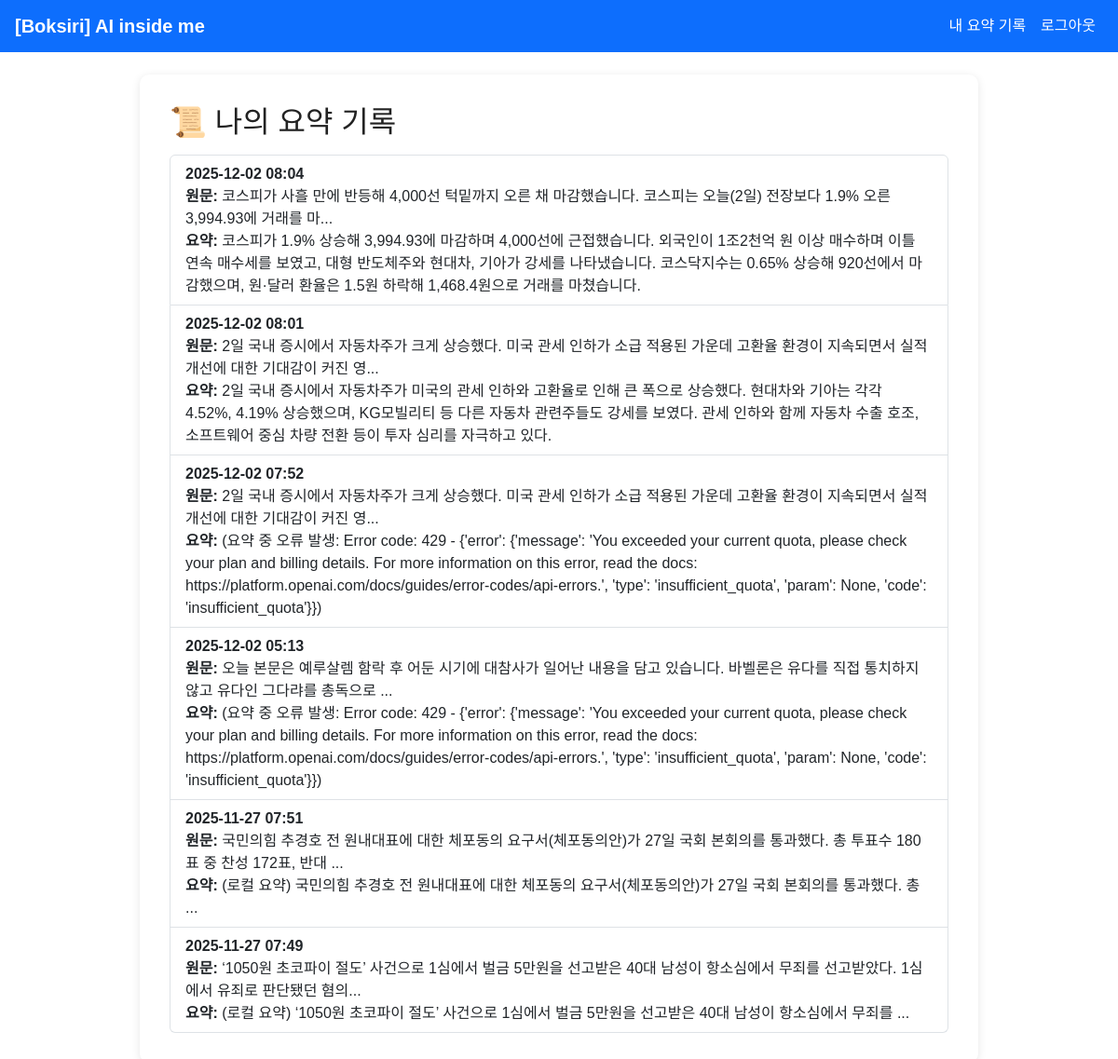
The app's page /history (signed in) with its own data.
### app/models.py (models this page shows)
class Summary(db.Model):
    id = db.Column(db.Integer, primary_key=True)
    text = db.Column(db.Text, nullable=False)
    summary = db.Column(db.Text, nullable=False)
    created_at = db.Column(db.DateTime, default=datetime.utcnow)
    user_id = db.Column(db.Integer, db.ForeignKey('user.id'), nullable=True)

### app/routes/main.py (the view)
@bp.route("/history")
@login_required
def history():
    summaries = (
        Summary.query.filter_by(user_id=current_user.id)
        .order_by(Summary.created_at.desc())
        .all()
    )
    return render_template("history.html", summaries=summaries)

### app/__init__.py (called while the page is built)
@login_manager.user_loader
def load_user(user_id):
    return User.query.get(int(user_id))

### app/templates/history.html
{% extends "base.html" %}
{% block content %}
<h2>📜 나의 요약 기록</h2>
{% if summaries %}
  <ul class="list-group mt-3">
    {% for s in summaries %}
      <li class="list-group-item">
        <div><strong>{{ s.created_at.strftime("%Y-%m-%d %H:%M") }}</strong></div>
        <div><b>원문:</b> {{ s.text[:80] }}...</div>
        <div><b>요약:</b> {{ s.summary }}</div>
      </li>
    {% endfor %}
  </ul>
{% else %}
  <p>아직 저장된 요약이 없습니다.</p>
{% endif %}
{% endblock %}

### app/templates/base.html (shortened to what this page needs)
<!DOCTYPE html>
<html lang="ko">
  <head>
    <link
      href="https://cdn.jsdelivr.net/npm/bootstrap@5.3.0/dist/css/bootstrap.min.css"
      rel="stylesheet"
    />
    <link rel="stylesheet" href="{{ url_for('static', filename='style.css') }}" />
  </head>
  <body>
    <nav class="navbar navbar-expand-lg navbar-dark bg-primary px-3">
      <a class="navbar-brand fw-bold text-white" href="/">[Boksiri] AI inside me</a>
      <div class="collapse navbar-collapse" id="navbarNav">
        <ul class="navbar-nav ms-auto">
          {% if current_user.is_authenticated %}
            <li class="nav-item">
              <a class="nav-link text-white" href="/history">내 요약 기록</a>
            </li>
            <li class="nav-item">
              <a class="nav-link text-white" href="/auth/logout">로그아웃</a>
            </li>
          {% endif %}
        </ul>
      </div>
    </nav>
    <div class="container mt-4">
      {% block content %}{% endblock %}
    </div>
  </body>
</html>

### app/static/style.css (style rules this page uses)
body { font-family: "Noto Sans KR", Arial, sans-serif; color: #333; margin: 0; padding: 0; }
.container { max-width: 900px; margin: 2rem auto; background: white; padding: 2rem; border-radius: 10px; box-shadow: 0 2px 10px rgba(0, 0, 0, 0.1); }
h1, h2, h3 { color: #222; margin-bottom: 1rem; }
a { color: #007bff; text-decoration: none; }
.navbar { background-color: #0d6efd !important; }
.navbar-brand { color: #ffffff !important; }
.navbar-nav .nav-link { color: #ffffff !important; }
.navbar-dark .navbar-brand { color: #ffffff !important; }

### records on screen
Summary: created_at "2025-12-02 08:04", text "코스피가 사흘 만에 반등해 4,000선 턱밑까지 오른 채 마감했습니다. 코스피는 오늘(2일) 전장보다 1.9% 오른 3,994.93에 거래를 마", summary "코스피가 1.9% 상승해 3,994.93에 마감하며 4,000선에 근접했습니다. 외국인이 1조2천억 원 이상 매수하며 이틀 연속 매수세를 보였고, 대형 반도체주와 현대차, 기아가 강세를 나타냈습니다. 코스닥지수는 0.65% 상승해 920선에서 마감했으며, 원·달러 환율은 1.5원 하락해 1,468.4원으로 거래를 마쳤습니다."
Summary: created_at "2025-12-02 08:01", text "2일 국내 증시에서 자동차주가 크게 상승했다. 미국 관세 인하가 소급 적용된 가운데 고환율 환경이 지속되면서 실적 개선에 대한 기대감이 커진 영", summary "2일 국내 증시에서 자동차주가 미국의 관세 인하와 고환율로 인해 큰 폭으로 상승했다. 현대차와 기아는 각각 4.52%, 4.19% 상승했으며, KG모빌리티 등 다른 자동차 관련주들도 강세를 보였다. 관세 인하와 함께 자동차 수출 호조, 소프트웨어 중심 차량 전환 등이 투자 심리를 자극하고 있다."
Summary: created_at "2025-12-02 07:52", text "2일 국내 증시에서 자동차주가 크게 상승했다. 미국 관세 인하가 소급 적용된 가운데 고환율 환경이 지속되면서 실적 개선에 대한 기대감이 커진 영", summary "(요약 중 오류 발생: Error code: 429 - {'error': {'message': 'You exceeded your current quota, please check your plan and billing details. For more information on this error, read the docs: https://platform.openai.com/docs/guides/error-codes/api-errors.', 'type': 'insufficient_quota', 'param': None, 'code': 'insufficient_quota'}})"
Summary: created_at "2025-12-02 05:13", text "오늘 본문은 예루살렘 함락 후 어둔 시기에 대참사가 일어난 내용을 담고 있습니다. 바벨론은 유다를 직접 통치하지 않고 유다인 그다랴를 총독으로", summary "(요약 중 오류 발생: Error code: 429 - {'error': {'message': 'You exceeded your current quota, please check your plan and billing details. For more information on this error, read the docs: https://platform.openai.com/docs/guides/error-codes/api-errors.', 'type': 'insufficient_quota', 'param': None, 'code': 'insufficient_quota'}})"
Summary: created_at "2025-11-27 07:51", text "국민의힘 추경호 전 원내대표에 대한 체포동의 요구서(체포동의안)가 27일 국회 본회의를 통과했다. 총 투표수 180표 중 찬성 172표, 반대", summary "(로컬 요약) 국민의힘 추경호 전 원내대표에 대한 체포동의 요구서(체포동의안)가 27일 국회 본회의를 통과했다. 총 ..."
Summary: created_at "2025-11-27 07:49", text "‘1050원 초코파이 절도’ 사건으로 1심에서 벌금 5만원을 선고받은 40대 남성이 항소심에서 무죄를 선고받았다. 1심에서 유죄로 판단됐던 혐의", summary "(로컬 요약) ‘1050원 초코파이 절도’ 사건으로 1심에서 벌금 5만원을 선고받은 40대 남성이 항소심에서 무죄를 ..."
